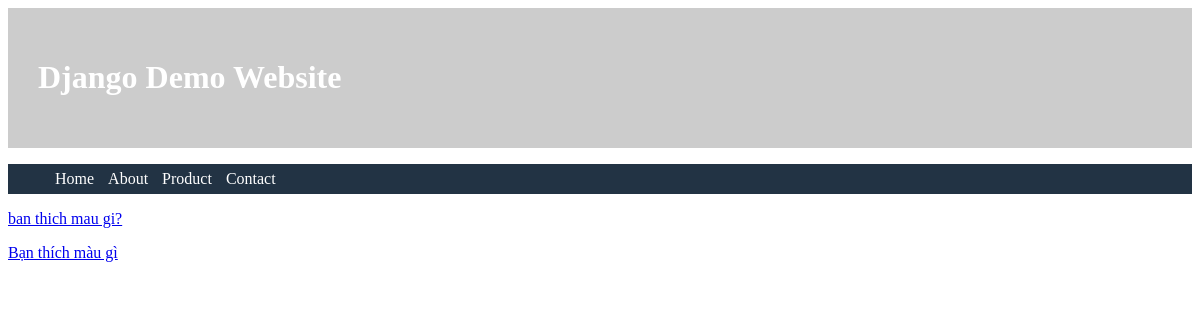
The page /polls/viewlist/ on the database as committed earlier.
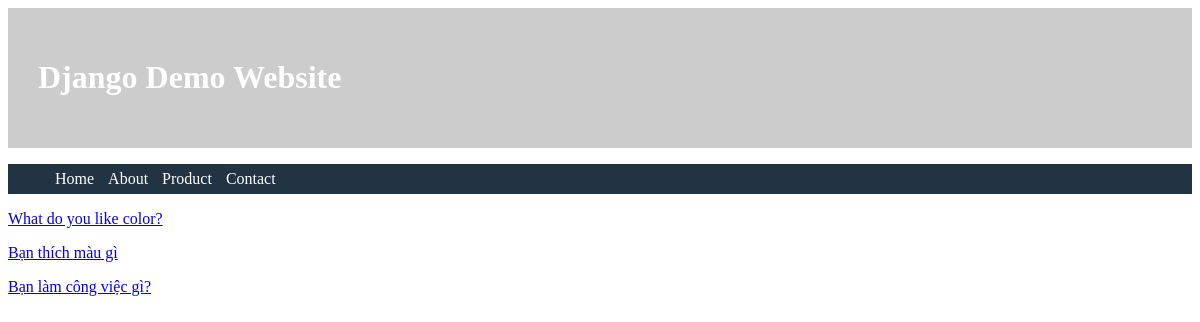
The same page on the database as committed later.
### polls/models.py (models this page shows)
class Question(models.Model):
    question_text = models.CharField(max_length=200)
    time_pub = models.DateTimeField()

### polls/views.py (the view)
# urls.py: path('viewlist/', views.viewlist, name='view_list'),
def viewlist(request):
    list_question = Question.objects.all()
    context = {"dsquest": list_question}
    return render(request, "polls/question_list.html", context)

### polls/templates/polls/question_list.html
{% extends 'polls/base.html' %}
{% block content123 %}
    {% if dsquest %}
        {% for item in dsquest %}
        <a href="{% url 'detail' item.id %} "><p >{{ item.question_text }}</p></a>
        {% endfor %}
    {% else %}
        <h3 style="color: red;">Khong co Du lieu Question nao</h3>
    {% endif %}
{% endblock %}

### polls/templates/polls/base.html (shortened to what this page needs)
<!DOCTYPE html>
<html lang="en">
<head>
</head>
<body>
  <div class="header">
      <h1>Django Demo Website</h1>
  </div>
  <div class="menu">
      <ul>
          <li>Home</li>
          <li>About</li>
          <li>Product</li>
          <li>Contact</li>
      </ul>
  </div>
<div class="content">
    {% block content123 %}
    {% endblock %}
</div>
</body>
</html>

### polls/templates/polls/base.html (style rules this page uses)
.header { padding: 30px; background-color: #ccc; color: #fff }
.menu { background-color: #234; color: #FFF; }
.menu ul { list-style-type: none; }
.menu ul li { float: left; padding: 6px 7px; }
.menu:after { clear: both; display: table; content: ""; }

Rows that differ between the two databases and show on the page:
removed Question: question_text "ban thich mau gi?"
added Question: question_text "What do you like color?"
added Question: question_text "Bạn làm công việc gì?"
